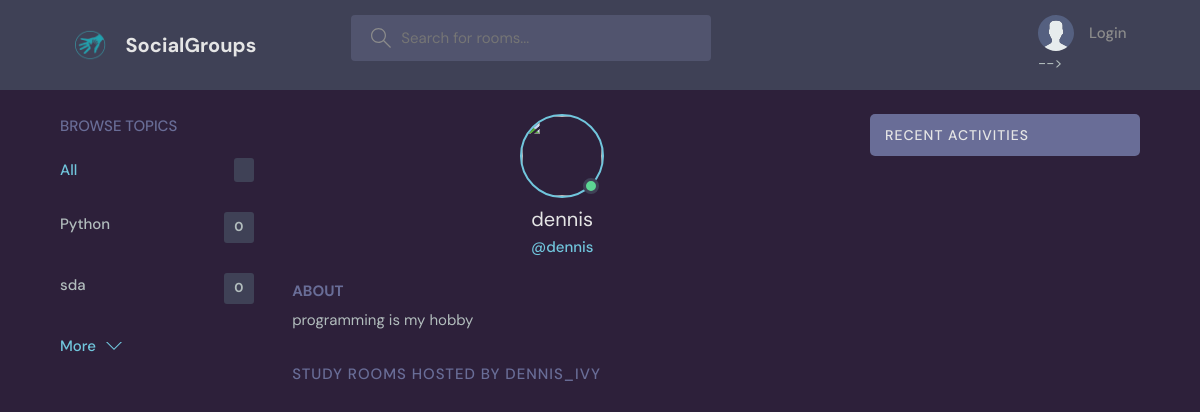
Page /profile/1/ on the committed database.
### chat/models.py (models this page shows, shortened)
class Topic(models.Model):
    name = models.CharField(max_length=200)

class User(AbstractUser):
    name = models.CharField(max_length=200, null=True)
    email = models.EmailField(null=True)
    bio = models.TextField(null=True)
    avatar = models.ImageField(null=True, default="avatar.svg")
    USERNAME_FIELD = 'username'
    REQUIRED_FIELDS = []

### chat/views.py (the view)
# urls.py: path('profile/<str:pk>/',  views.userProfile, name="profile"),
def userProfile(request, pk):
    user = User.objects.get(id=pk)
    rooms = user.room_set.all()
    room_messages = user.message_set.all()
    topics = Topic.objects.all()
    context = {'user': user, 'rooms': rooms, 'room_messages': room_messages, 'topics': topics}
    return render(request, 'profile.html', context)

### chat/templates/profile.html (shortened to what this page needs)
<!DOCTYPE html>
{% load static %}
<html lang="en">
<head>
  <link rel="stylesheet" type="text/css" media="screen" href="{% static 'styles/style.css' %}">
</head>
<body>
 <header class="header header--loggedIn">
      <div class="container">
        <a href="{% url 'home' %}" class="header__logo">
          <img src="{% static 'images/logo.jpg'%}" />
          <h1>SocialGroups</h1>
        </a>
        <form class="header__search" method="GET" action="{% url 'home' %}">
          <label>
            <input name="q" placeholder="Search for rooms..." />
          </label>
        </form>
        <nav class="header__menu">
{% if request.user.is_authenticated %}
          <div class="header__user">
            <a href="{% url 'profile' user.id  %}">
              <div class="avatar avatar--medium active">
                <img src="{{request.user.avatar.url}}" />
              </div>
              <p>{{ request.user.username }} <span>@{{ request.user.username }}</span></p>
            </a>
            <button class="dropdown-button">
              <svg version="1.1" xmlns="http://www.w3.org/2000/svg" width="32" height="32" viewBox="0 0 32 32">
                <title>chevron-down</title>
                <path d="M16 21l-13-13h-3l16 16 16-16h-3l-13 13z"></path>
              </svg>
            </button>
          </div>
          {% else %}
          <a href="{% url 'login' %}">
            <img src="{% static 'images/avatar.svg' %}" />
            <p>Login</p>
          </a> -->
          {% endif %}
        </nav>
      </div>
    </header>
  <main class="profile-page layout layout--3">
    <div class="container">
      {% include 'topics_components.html'  %}
      <div class="roomList">
        <div class="profile">
          <div class="profile__avatar">
            <div class="avatar avatar--large active">
              <img src="{{request.user.avatar.url}}" />
            </div>
          </div>
          <div class="profile__info">
            <h3>{{user.username}}</h3>
            <p>@{{user.username}}</p>
          </div>
          <div class="profile__about">
            <h3>About</h3>
            <p>
            {{ user.bio }}
            </p>
          </div>
        </div>
        <div class="roomList__header">
          <div>
            <h2>Study Rooms Hosted by dennis_ivy</a>
            </h2>
          </div>
        </div>
      </div>
      {% include 'activity_components.html' %}
    </div>
  </main>
</body>
</html>

### chat/templates/topics_components.html
<div class="topics">
          <div class="topics__header">
            <h2>Browse Topics</h2>
          </div>
          <ul class="topics__list">
            <li>
              <a href="/" class="active">All <span>{{ topics.room_set.count }}</span></a>
            </li>
              {% for topic in topics %}
            <li>
              <a href="{% url 'home' %}?q={{topic.name}}">{{ topic.name }} <span>{{ topic.room_set.count }}</span></a>
            </li>
              {% endfor %}
          </ul>
          <a class="btn btn--link" href="{% url 'topics' %}">
            More
            <svg version="1.1" xmlns="http://www.w3.org/2000/svg" width="32" height="32" viewBox="0 0 32 32">
              <title>chevron-down</title>
              <path d="M16 21l-13-13h-3l16 16 16-16h-3l-13 13z"></path>
            </svg>
          </a>
</div>

### chat/templates/profile.html (style rules this page uses)
body { background-color: rgb(45, 32, 58); }

### rows in the picture
Topic: name "Python", room_set.count "0"
Topic: name "sda", room_set.count "0"
User: username "dennis", bio "programming is my hobby"
